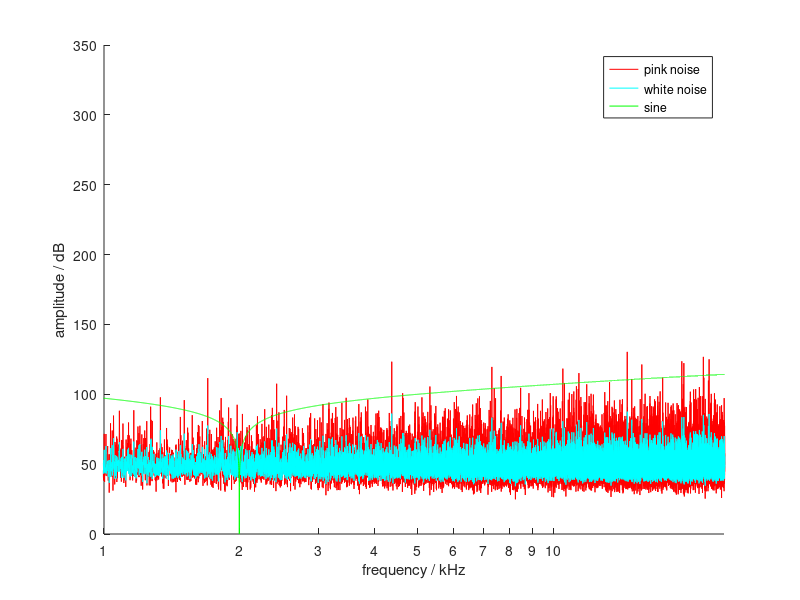

MATLAB code for this plot:
%% a) sine
f = 1000;
fs = 48000;
amp = 1;
N = 96001;

t = 0:1/fs:(N-1)/fs;
sn = amp * sin(2*pi*f*t);

% figure(1);
% plot(sn);
% title('sine');

%% b) white noise
wn = wgn(1, N, 0);

% figure(2);
% plot(wn, 'r');
% title('white noise');

%% c) pink noise
WN = fft(wn);

NumUniquePts  = (N+1)/2 +1;
k = 1:NumUniquePts;
PNAmpl = WN./sqrt(N);

PN = PNAmpl.*WN;
pn = ifft(PN);

% figure(3);
% plot(pn,'m');
% title('pink noise');

%% d) mean
mean_sn = mean(sn);
mean_wn = mean(wn);
mean_pn = mean(pn);

fprintf('\nmean of sine: %d\n', mean_sn);
fprintf('mean of white noise: %d\n', mean_wn);
fprintf('mean of pink noise: %d\n', mean_pn);

%% e) rms
sn_dBrms = 20*log10( rms(sn) );
wn_dBrms = 20*log10( rms(wn) );
pn_dBrms = 20*log10( rms(pn) );

%% f) peaks
%peaks
sn_dBpeak = 20*log10( max(sn) );
wn_dBpeak = 20*log10( max(wn) );
pn_dBpeak = 20*log10( max(pn) );

%creast factor
sn_CrestdB = sn_dBpeak - sn_dBrms;
wn_CrestdB = wn_dBpeak - wn_dBrms;
pn_CrestdB = pn_dBpeak - pn_dBrms;

%% g) spectrum
%fft
SN_fft = fft(sn);
SN_norm = 2.*SN_fft ./N;
SN_dB = 20*log10(abs(SN_norm));

WN_fft = fft(wn);
WN_norm = 2.*WN_fft ./N;
WN_dB = 20*log10(WN_norm);

PN_fft = fft(pn);
PN_norm = PN_fft .* (2/N);
PN_dB = 20*log10(PN_norm);

%plot
figure(1);
hold on;
plot( abs(PN_dB), 'r');
plot( abs(WN_dB), 'c');
plot( abs(SN_dB), 'g');
set(gca, 'XScale', 'log');
set(gca,'xtick', 1000*(1:10)) 
xlim([f, fs/2]);
xticklabels({'1','2','3','4','5','6','7','8','9','10','20'})
xlabel('frequency / kHz')
ylabel('amplitude / dB')
legend('pink noise', 'white noise', 'sine');

%% h)

